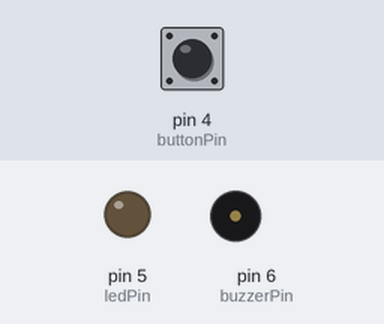
Simulated run of this sketch. Board: Arduino Uno, built with avr-gcc and run on an emulated ATmega328P. On the bench: output pins drawn as LEDs (lit = HIGH), buzzer (waves = sounding, pin HIGH). Dashed ring = blinking. The test bench sets the inputs (shaded band); at power-on: pin 4 (buttonPin) HIGH.

Above: at 1.2 s.
1.3 s: pin 4 (buttonPin) pulled LOW for 0.15 s
At 1.55 s:
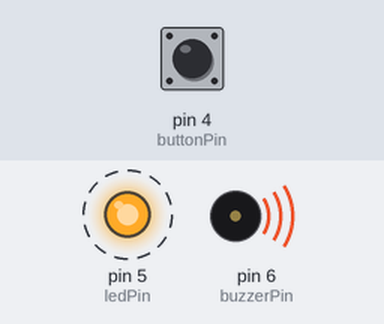
Timing chart, 0 to 5.9 s (numbered marks = the images above; inputs shaded):
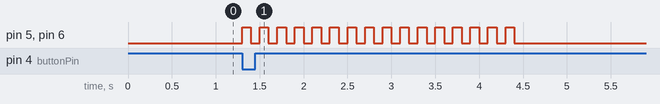

The sketch:

lab6.ino
```cpp
const int buttonPin = 4;
const int ledPin = 5;
const int buzzerPin = 6;
const int potPin = A1;

void setup() {
  pinMode(ledPin, OUTPUT);
  pinMode(buzzerPin, OUTPUT);
  pinMode(buttonPin, INPUT_PULLUP);
}

void ringDoorbell(int duration) {
  unsigned long startTime = millis();
  while (millis() - startTime < duration) {
    digitalWrite(ledPin, HIGH);
    digitalWrite(buzzerPin, HIGH);
    delay(100);

    digitalWrite(ledPin, LOW);
    digitalWrite(buzzerPin, LOW);
    delay(100);
  }
}

void loop() {
  if (digitalRead(buttonPin) == LOW) {
    int potValue = analogRead(potPin);
    int durationMs = map(potValue, 0, 1023, 1000, 5000);
    ringDoorbell(durationMs);


    while (digitalRead(buttonPin) == LOW) {
      delay(50);
    }
  }
}
```

Measured:
- after the input at 1.3 s, pin 5 (ledPin), pin 6 (buzzerPin): alternates HIGH for 0.10 s and LOW for 0.10 s, 32 changes in all, then stays LOW, starting at once
